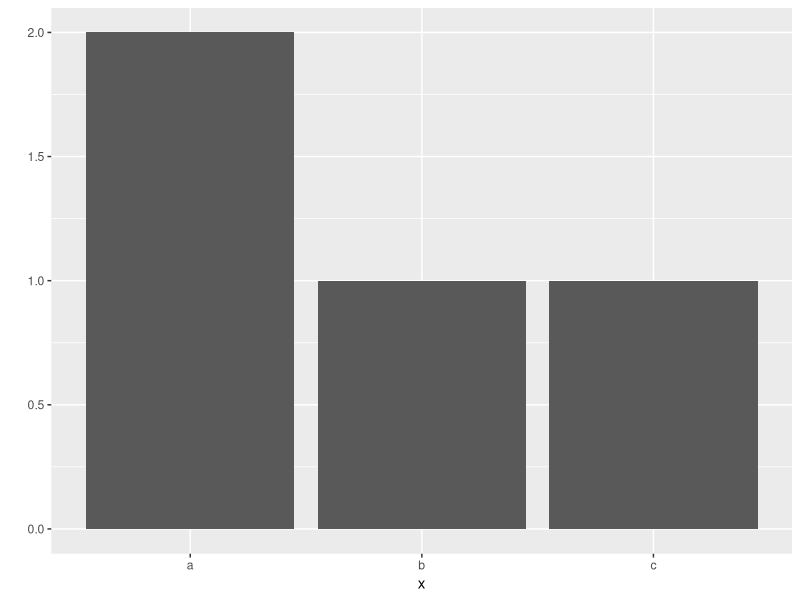

The R source for this figure:
# Chapter1. R

## 패키지
# 만약 2개 이상의 패키지를 한번의 명령으로 설치할때는 c() 함수를 사용하여 한꺼번에 지정
# ex) install.packages(c("패키지명", "패키지명"))

# 만약 CRAN이 아닌 다른 저장소에 저장된 패키지를 설치할때는 그에 맞는 절차를 거쳐야 함.
# 그 중 많이 사용되는 Github로 부터 패키지를 다운 받아 설치하고자 한다면 devtools 패키지가 먼저 설치되어 있어야함.
install.packages("devtools")
# devtoo::install_github("패키지 경로명")

## 패키지 관리

install.packages()  # 설치된 패키지 보기

# 패키지가 설치된 폴더 보기
.libPaths()

# 로드된 패키지 보기
search()

# 패키지 언로드 하기 (메모리에서 내리기)
# detach(package:ggplot2, unload=TRUE)

# 설치된 패키지 제거하기
# remove.packages("rpart")

# 패키지 업데이트하기
# 모든 패키지 업데이트
# update.packages()
# 특정 패키지 업데이트
# update.packages(oldPkgs = c("패키지명", "패키지명"))


install.packages("tidyverse") 
# tidyverse 패키지 설치 (많이 쓰게 될 것임)
library(tidyverse) # ggplot2 패키지 로드 
# (tidyverse 패키지 내에 ggplot2 패키지 존재)


x <- c("a", "a", "b", "c")
qplot(x) # ggplot2에 있는 함수 qplot 사용하기 (막대그래프 출력)
